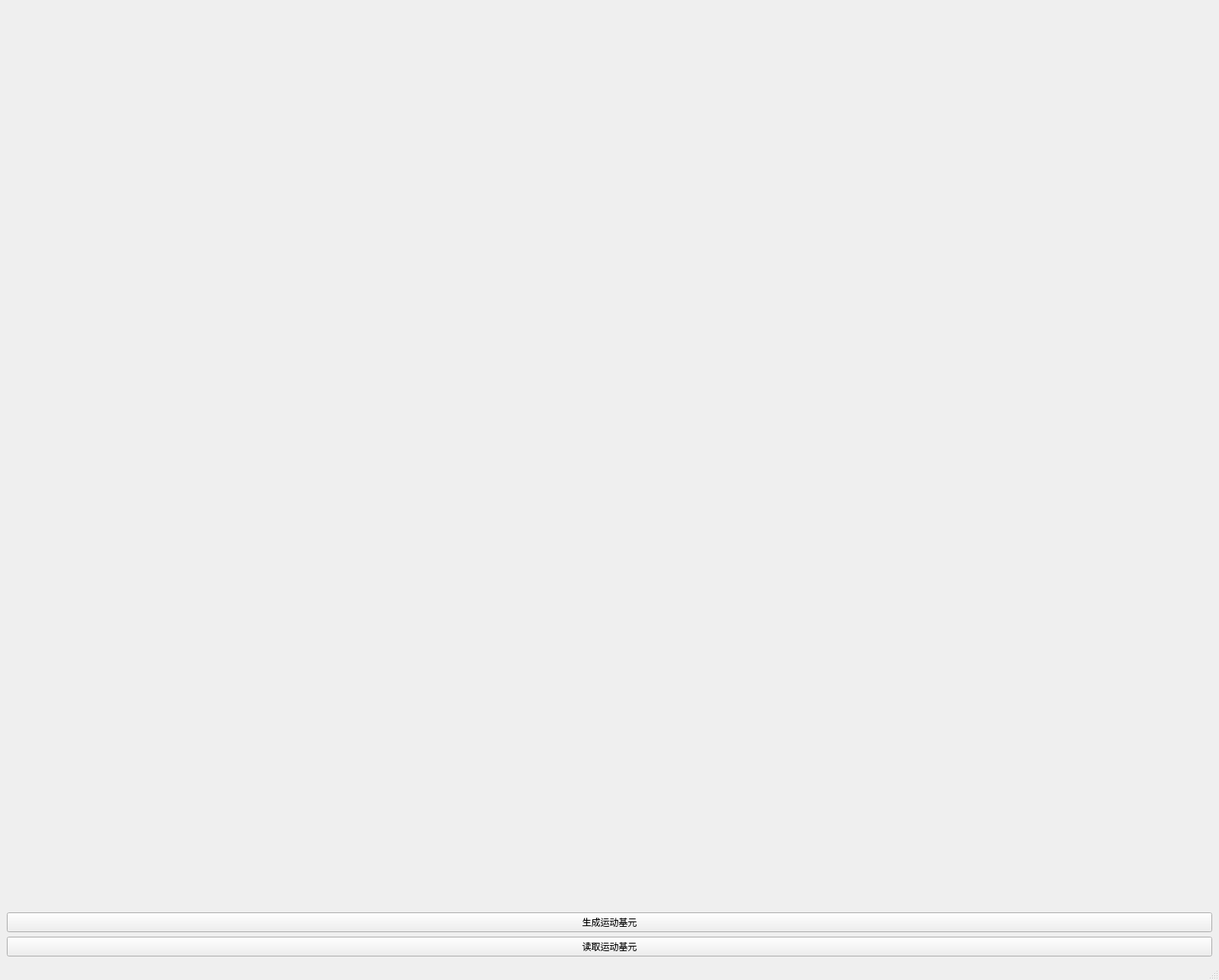
<?xml version="1.0" encoding="UTF-8"?>
<ui version="4.0">
 <class>MainWindow</class>
 <widget class="QMainWindow" name="MainWindow">
  <property name="geometry">
   <rect>
    <x>0</x>
    <y>0</y>
    <width>1605</width>
    <height>1290</height>
   </rect>
  </property>
  <property name="windowTitle">
   <string>MainWindow</string>
  </property>
  <widget class="QWidget" name="centralwidget">
   <layout class="QVBoxLayout" name="verticalLayout_2" stretch="1,0,0">
    <item>
     <layout class="QVBoxLayout" name="verticalLayout">
      <item>
       <widget class="QPlot3D" name="widget" native="true"/>
      </item>
     </layout>
    </item>
    <item>
     <layout class="QVBoxLayout" name="verticalLayout_3">
      <item>
       <widget class="QPushButton" name="generate">
        <property name="text">
         <string>生成运动基元</string>
        </property>
       </widget>
      </item>
     </layout>
    </item>
    <item>
     <layout class="QHBoxLayout" name="horizontalLayout">
      <item>
       <widget class="QPushButton" name="read">
        <property name="text">
         <string>读取运动基元</string>
        </property>
       </widget>
      </item>
     </layout>
    </item>
   </layout>
  </widget>
  <widget class="QMenuBar" name="menubar">
   <property name="geometry">
    <rect>
     <x>0</x>
     <y>0</y>
     <width>1605</width>
     <height>29</height>
    </rect>
   </property>
  </widget>
  <widget class="QStatusBar" name="statusbar"/>
 </widget>
 <customwidgets>
  <customwidget>
   <class>QPlot3D</class>
   <extends>QWidget</extends>
   <header location="global">QPlot3D.h</header>
   <container>1</container>
  </customwidget>
 </customwidgets>
 <resources/>
 <connections/>
</ui>
